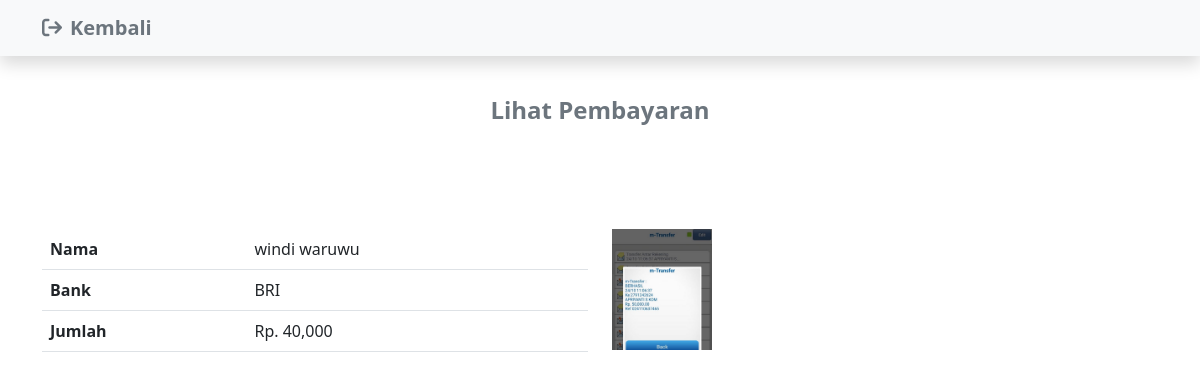
Page /lihatpembayaran.php?id=47 (signed in) on the committed database.
### tables this page shows
CREATE TABLE `pembayaran` (
  `id_pembayaran` int(11) NOT NULL,
  `id_pembelian` int(11) NOT NULL,
  `nama` varchar(255) NOT NULL,
  `bank` varchar(255) NOT NULL,
  `jumlah` int(11) NOT NULL,
  `tanggal` date NOT NULL,
  `bukti` varchar(255) NOT NULL
);

### lihatpembayaran.php (the view, shortened to what this page needs)
<?php
require 'config.php' ?>
<?php
$id_pembelian=$_GET["id"];
$ambil=$conn->query("SELECT * FROM pembayaran LEFT JOIN
                        pembelian ON pembayaran.id_pembelian=pembelian.id_pembelian
                        WHERE pembelian.id_pembelian='$id_pembelian'");
$detbay=$ambil->fetch_assoc();
?>
<!doctype html>
<html lang="en">
  <head>
    <link href="https://cdn.jsdelivr.net/npm/bootstrap@5.2.0-beta1/dist/css/bootstrap.min.css" rel="stylesheet">
    <?php include './db_user/footerkit.php' ?>
    <link rel="stylesheet" href="./zoom/source/jquery.fancybox.css">
</head>
  <body>
  <nav class="navbar bg-light shadow fixed-top">
  <div class="container">
    <a class=" navbar-brand fw-bold text-secondary " href="riwayat.php"><i class="fa-solid fa-arrow-right-from-bracket pe-2"></i>Kembali</a>
  </div>
</nav><br><br><br><br>
<div class="container">
<h4 class="fw-bold text-center text-secondary pb-5"> Lihat Pembayaran</h4>
    <div class="row pt-5">
        <div class="col-md-6">
            <table class="table">
                <tr>
                    <th>Nama</th>
                    <td><?php echo $detbay['nama'] ?></td>
                </tr>
                <tr>
                    <th>Bank</th>
                    <td><?php echo $detbay['bank'] ?></td>
                </tr>
                <tr>
                    <th>Jumlah</th>
                    <td>Rp. <?php echo number_format($detbay['jumlah']) ?></td>
                </tr>
            </table>
        </div>
        <div class="col-md-6">
            <a href="./bukti_pembayaran/<?php echo $detbay ['bukti'] ?>" class="perbesar" target="_blank">
        <img src="./bukti_pembayaran/<?php echo $detbay ['bukti'] ?>" alt="" class="image-responsive" width="100">
        </a>
        </div>
    </div>
</div>

### rows in the picture
pembayaran: nama "windi waruwu", bank "BRI", jumlah "40,000", bukti (picture)
